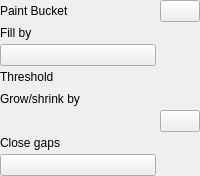
<?xml version="1.0" encoding="UTF-8"?>
<ui version="4.0">
  <class>PaintbucketWidget</class>
  <widget class="QWidget" name="PaintbucketWidget">
    <property name="windowTitle">
      <string>Paint Bucket</string>
    </property>
    <layout class="QGridLayout" name="gridLayout" columnstretch="1,1,0">
      <property name="leftMargin">
        <number>0</number>
      </property>
      <property name="topMargin">
        <number>0</number>
      </property>
      <property name="rightMargin">
        <number>0</number>
      </property>
      <property name="bottomMargin">
        <number>0</number>
      </property>
      <property name="spacing">
        <number>4</number>
      </property>
      <item row="0" column="0" colspan="2">
        <widget class="QLabel" name="paintbucketToolLabel">
          <property name="text">
            <string>Paint Bucket</string>
          </property>
          <property name="class" stdset="0">
            <string>panel-heading</string>
          </property>
        </widget>
      </item>
      <item row="0" column="2">
        <widget class="QPushButton" name="resetButton">
          <property name="toolTip">
            <string>Reset paint bucket parameters to defaults</string>
          </property>
          <property name="icon">
            <iconset>
              <normaloff>:/icons/reset-to-defaults</normaloff>
            </iconset>
          </property>
        </widget>
      </item>

      <item row="2" column="0" colspan="2">
        <widget class="QLabel" name="fillByLabel">
          <property name="text">
            <string>Fill by</string>
          </property>
          <property name="class" stdset="0">
            <string>panel-label</string>
          </property>
        </widget>
      </item>
      <item row="3" column="0" colspan="2">
        <widget class="Linea::UI::IconComboBox" name="channelCombo"/>
      </item>

      <item row="4" column="0" colspan="2">
        <widget class="QLabel" name="thresholdLabel">
          <property name="text">
            <string>Threshold</string>
          </property>
          <property name="class" stdset="0">
            <string>panel-label</string>
          </property>
        </widget>
      </item>
      <item row="5" column="0" colspan="2">
        <widget class="Linea::UI::NumberEdit" name="thresholdSpin">
          <property name="toolTip">
            <string>The maximum allowed difference between the clicked pixel and neighboring pixels to be counted in the fill</string>
          </property>
        </widget>
      </item>

      <item row="6" column="0" colspan="2">
        <widget class="QLabel" name="offsetLabel">
          <property name="text">
            <string>Grow/shrink by</string>
          </property>
          <property name="class" stdset="0">
            <string>panel-label</string>
          </property>
        </widget>
      </item>
      <item row="7" column="0" colspan="2">
        <widget class="Linea::UI::NumberEdit" name="offsetSpin">
          <property name="toolTip">
            <string>The amount to grow (positive) or shrink (negative) the created fill path</string>
          </property>
        </widget>
      </item>
      <item row="7" column="2">
        <widget class="QPushButton" name="unitsButton">
          <property name="icon">
            <iconset>
              <normaloff>:/icons/units</normaloff>
            </iconset>
          </property>
        </widget>
      </item>

      <item row="9" column="0" colspan="2">
        <widget class="QLabel" name="autoGapLabel">
          <property name="text">
            <string>Close gaps</string>
          </property>
          <property name="class" stdset="0">
            <string>panel-label</string>
          </property>
        </widget>
      </item>

      <item row="10" column="0" colspan="2">
        <widget class="Linea::UI::IconComboBox" name="autoGapCombo"/>
      </item>

    </layout>
  </widget>
  <customwidgets>
    <customwidget>
      <class>Linea::UI::NumberEdit</class>
      <extends>QWidget</extends>
      <header>number-edit.h</header>
    </customwidget>
    <customwidget>
      <class>Linea::UI::IconComboBox</class>
      <extends>QPushButton</extends>
      <header>icon-combobox.h</header>
    </customwidget>
  </customwidgets>
  <resources/>
  <connections/>
</ui>
